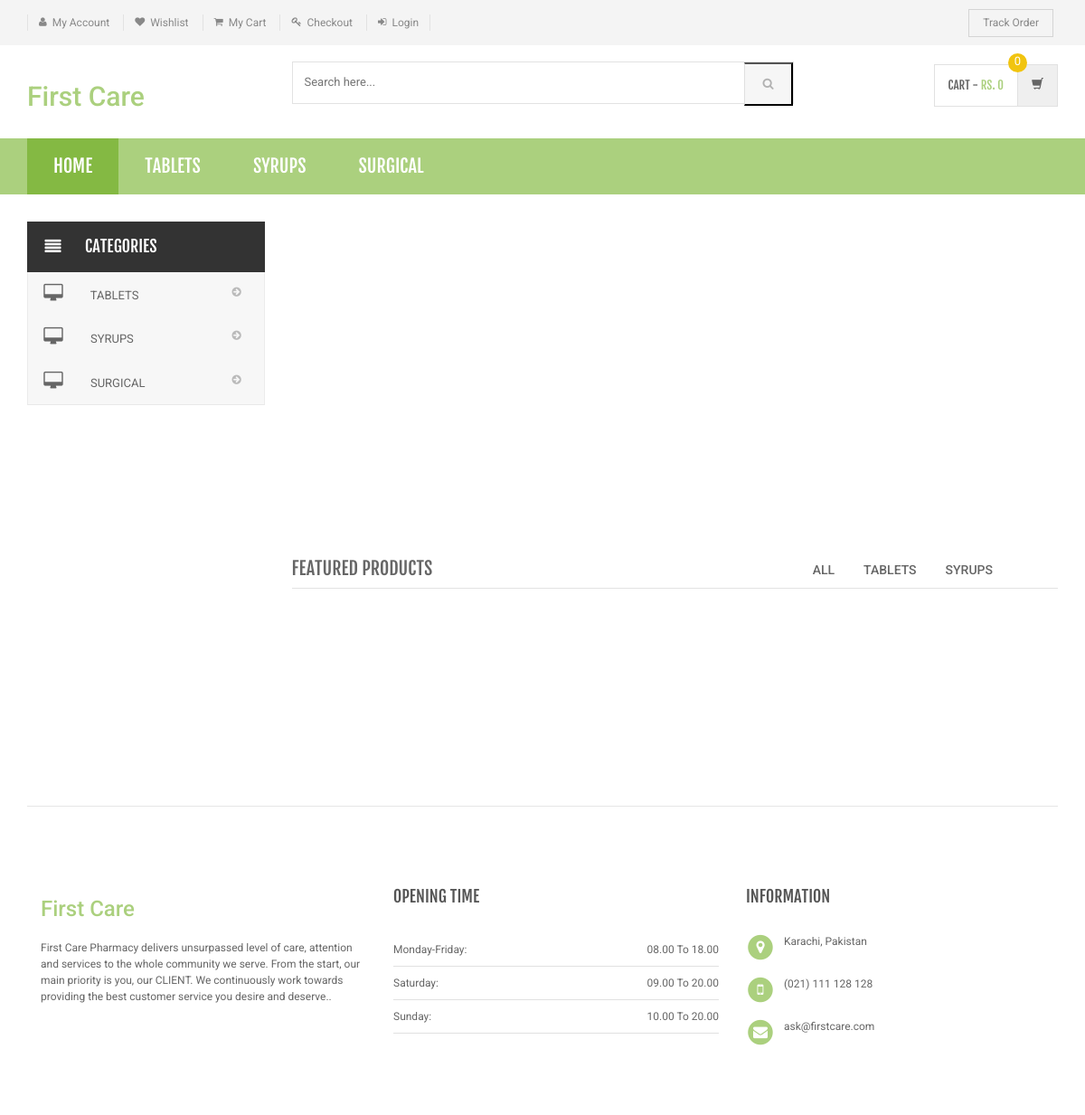
The page / on the database its author committed.
### tables this page shows
CREATE TABLE `category` (
  `id` int(11) NOT NULL,
  `categoryName` varchar(255) DEFAULT NULL,
  `categoryDescription` longtext,
  `creationDate` timestamp NOT NULL DEFAULT CURRENT_TIMESTAMP,
  `updationDate` varchar(255) DEFAULT NULL
);

### index.php (the view, shortened to what this page needs)
<?php
include('includes/config.php');
?>
<!DOCTYPE html>
<html lang="en">
	<head>
	    <link rel="stylesheet" href="assets/css/bootstrap.min.css">
	    <link rel="stylesheet" href="assets/css/main.css">
	    <link rel="stylesheet" href="assets/css/green.css">
	    <link rel="stylesheet" href="assets/css/owl.carousel.css">
		<link rel="stylesheet" href="assets/css/owl.transitions.css">
		<link href="assets/css/lightbox.css" rel="stylesheet">
		<link rel="stylesheet" href="assets/css/animate.min.css">
		<link rel="stylesheet" href="assets/css/rateit.css">
		<link rel="stylesheet" href="assets/css/bootstrap-select.min.css">
		<link rel="stylesheet" href="assets/css/config.css">
		<link href="assets/css/green.css" rel="alternate stylesheet" title="Green color">
		<link href="assets/css/blue.css" rel="alternate stylesheet" title="Blue color">
		<link href="assets/css/red.css" rel="alternate stylesheet" title="Red color">
		<link href="assets/css/orange.css" rel="alternate stylesheet" title="Orange color">
		<link href="assets/css/dark-green.css" rel="alternate stylesheet" title="Darkgreen color">
		<link rel="stylesheet" href="assets/css/font-awesome.min.css">
	</head>
    <body class="cnt-home">
<header class="header-style-1">
<?php include('includes/top-header.php');?>
<?php include('includes/main-header.php');?>
<?php include('includes/menu-bar.php');?>
</header>
<div class="body-content outer-top-xs" id="top-banner-and-menu">
	<div class="container">
		<div class="furniture-container homepage-container">
		<div class="row">
			<div class="col-xs-12 col-sm-12 col-md-3 sidebar">
	<?php include('includes/side-menu.php');?>
			</div>
			<div class="col-xs-12 col-sm-12 col-md-9 homebanner-holder">
<div id="hero" class="homepage-slider3">
</div>
		<div id="product-tabs-slider" class="scroll-tabs inner-bottom-vs  wow fadeInUp">
			<div class="more-info-tab clearfix">
			   <h3 class="new-product-title pull-left">Featured Products</h3>
				<ul class="nav nav-tabs nav-tab-line pull-right" id="new-products-1">
					<li class="active"><a href="#all" data-toggle="tab">All</a></li>
					<li><a href="#tablets" data-toggle="tab">Tablets</a></li>
					<li><a href="#syrups" data-toggle="tab">Syrups</a></li>
				</ul>
			</div>
		</div>
			<div class="sections prod-slider-small outer-top-small">
				<div class="row">
					<div class="col-md-6">
					</div>
					<div class="col-md-6">
					</div>
				</div>
			</div>
	<section class="section featured-product inner-xs wow fadeInUp">
		</section>
</div>
</div>
<?php include('includes/footer.php');?>
</body>
</html>

### includes/menu-bar.php (shortened to what this page needs)
<div class="header-nav animate-dropdown">
    <div class="container" >
        <div class="yamm navbar navbar-default" role="navigation" >
            <div class="nav-bg-class">
                <div class="navbar-collapse collapse" id="mc-horizontal-menu-collapse">
	<div class="nav-outer">
		<ul class="nav navbar-nav">
			<li class="active dropdown yamm-fw">
				<a href="index.php" data-hover="dropdown" class="dropdown-toggle">Home</a>
			</li>
              <?php $sql=mysqli_query($con,"select id,categoryName  from category limit 6");
while($row=mysqli_fetch_array($sql))
{
    ?>
			<li class="dropdown yamm">
				<a href="category.php?cid=<?php echo $row['id'];?>"> <?php echo $row['categoryName'];?></a>
			</li>
			<?php } ?>
		</ul>
		<div class="clearfix"></div>
	</div>
</div>
            </div>
        </div>
    </div>
</div>

### includes/side-menu.php
<div class="side-menu animate-dropdown outer-bottom-xs">
    <div class="head"><i class="icon fa fa-align-justify fa-fw"></i> Categories</div>
    <nav class="yamm megamenu-horizontal" role="navigation">
        <ul class="nav">
            <li class="dropdown menu-item">
              <?php $sql=mysqli_query($con,"select id,categoryName  from category");
while($row=mysqli_fetch_array($sql))
{
    ?>
                <a href="category.php?cid=<?php echo $row['id'];?>" class="dropdown-toggle"><i class="icon fa fa-desktop fa-fw"></i>
                <?php echo $row['categoryName'];?></a>
                <?php }?>
</li>
</ul>
    </nav>
</div>

### assets/css/green.css (style rules this page uses)
a { color: #abd07e; }
.header-style-1 .header-nav { background: #abd07e; }
.cnt-home .header-style-1 .header-nav .navbar .navbar-nav > li.active { background: #84b943; }

### assets/css/lightbox.css (style rules this page uses)
body:after { content: url(../images/close.png) url(../images/loading.gif) url(../images/prev.png) url(../images/next.png); display: none; }

### assets/css/blue.css (style rules this page uses)
a { color: #3498db; }
.header-style-1 .header-nav { background: #3498db; }
.cnt-home .header-style-1 .header-nav .navbar .navbar-nav > li.active { background: #1d6ca1; }

### assets/css/red.css (style rules this page uses)
a { color: #ff6c6c; }
.header-style-1 .header-nav { background: #ff6c6c; }
.cnt-home .header-style-1 .header-nav .navbar .navbar-nav > li.active { background: #ff1a1a; }

### assets/css/orange.css (style rules this page uses)
a { color: #f39c12; }
.header-style-1 .header-nav { background: #f39c12; }
.cnt-home .header-style-1 .header-nav .navbar .navbar-nav > li.active { background: #ab6c09; }

### assets/css/dark-green.css (style rules this page uses)
a { color: #12cca7; }
.header-style-1 .header-nav { background: #12cca7; }
.cnt-home .header-style-1 .header-nav .navbar .navbar-nav > li.active { background: #0b816a; }

### rows shown on the page
category: categoryName "TABLETS"
category: categoryName "SYRUPS"
category: categoryName "SURGICAL"
